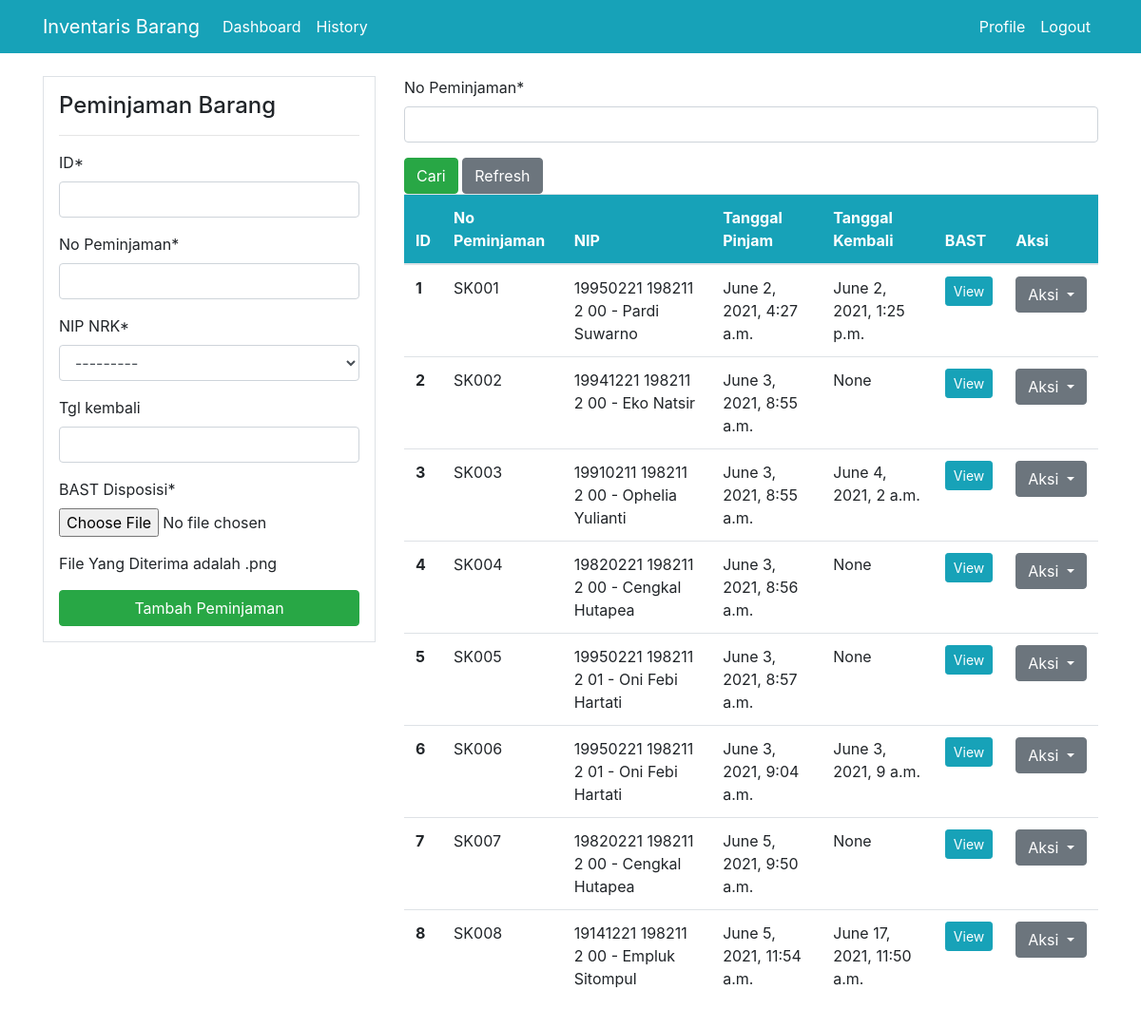
The page /peminjaman/ (signed in) on the database its author committed.
### dashboard/models.py (models this page shows, shortened)
class Peminjaman (models.Model):
    ID = models.PositiveIntegerField()
    No_Peminjaman = models.CharField(max_length=10, primary_key=True)
    NIP_NRK = models.ForeignKey(Pegawai, on_delete=models.CASCADE)
    tgl_pinjam = models.DateTimeField(auto_now_add=True)
    tgl_kembali = models.DateTimeField(null=True, blank=True)
    BAST = models.FileField(("BAST Disposisi"), upload_to=None, max_length=100)

class Pegawai(models.Model):
    NIP_NRK = models.CharField(max_length=20, primary_key=True)
    Nama_Pegawai = models.CharField(max_length=30)
    Alamat = models.CharField(max_length=100)
    Telp = models.CharField(max_length=13)
    def __str__(self):
        return f'{self.NIP_NRK} - {self.Nama_Pegawai}'

### dashboard/views.py (the view)
# urls.py: path('peminjaman/', views.peminjaman, name='dashboard-peminjaman'),
@login_required
def peminjaman(request):
    items = Peminjaman.objects.all()
    if request.method == 'POST':
        form = PeminjamanForm(request.POST, request.FILES)
        if form.is_valid():
            form.save()
            return redirect('dashboard-peminjaman')
    else:
        form = PeminjamanForm()
    if request.method == 'GET':
        items = Peminjaman.objects.all()
        cari = CariPeminjamanForm(request.GET or None)
        myFilter = CariPeminjaman(request.GET, queryset=items)
        items = myFilter.qs
    context = {
        'items' : items,
        'form' : form,
        'cari' : cari,
    }
    return render(request, 'dashboard/peminjaman.html', context)

### dashboard/forms.py
class PeminjamanForm(forms.ModelForm):
    class Meta:
        model = Peminjaman
        fields = ['ID', 'No_Peminjaman', 'NIP_NRK', 'tgl_kembali', 'BAST' ]
        widgets = {'tgl_kembali' : DateTimeWidget(attrs={'id':"yourdatetimeid"}, usel10n = True, bootstrap_version=4)}

class CariPeminjamanForm(forms.ModelForm):
    class Meta:
        model = Peminjaman
        fields = ['No_Peminjaman']

### templates/dashboard/peminjaman.html (shortened to what this page needs)
{% extends 'partials/base.html' %}
{% load crispy_forms_tags %}
{% block content%}
<link href="{{ STATIC_URL }}css/bootstrap.css" rel="stylesheet" type="text/css"/>
    <div class="container">
        <div class="row my-4">
            <div class="col-md-4">
                <div class="border bg-white p-3">
                    <h4>Peminjaman Barang</h4>
                    <hr>
                    <form method="POST" enctype="multipart/form-data" autocomplete="off">
                        {{ form|crispy }}
                        <p> File Yang Diterima adalah .png </p>
                        <input class="btn btn-success btn-block" type="submit" value="Tambah Peminjaman">
                    </form>
                </div>
            </div>
            <div class="col-md-8">
                <form method="GET" enctype="multipart/form-data" autocomplete="off">
                        {{ cari|crispy }}
                        <input class="btn btn-success" type="submit" value="Cari">
                        <a class="btn btn-secondary" href="{% url 'dashboard-peminjaman' %}">Refresh</a>
                </form>
                <table class="table bg-white">
                    <thead class="bg-info">
                        <tr class="text-white">
                            <th scope="col">ID</th>
                            <th scope="col">No Peminjaman</th>
                            <th scope="col">NIP</th>
                            <th scope="col">Tanggal Pinjam</th>
                            <th scope="col">Tanggal Kembali</th>
                            <th scope="col">BAST</th>
                            <th scope="col">Aksi</th>
                        </tr>
                    </thead>
                    <tbody>
                    {% for item in items %}
                        <tr>
                            <th scope="row">{{ item.ID }}</th>
                            <td>{{ item.No_Peminjaman}}</td>
                            <td>{{ item.NIP_NRK }}</td>
                            <td>{{ item.tgl_pinjam }}</td>
                            <td>{{ item.tgl_kembali }}</td>
                            <td><a class="btn btn-info btn-sm" href="{% url 'dashboard-bast-peminjaman' item.No_Peminjaman %}">View</a></td>
                            <td>
                            <div class="btn-group" role="group">
                                <button id="btnGroupDrop1" type="button" class="btn btn-secondary dropdown-toggle" data-toggle="dropdown" aria-haspopup="true" aria-expanded="false">
                                    Aksi
                                 </button>
                            </div>
                            </td>
                        </tr>
                         {% endfor %}
                    </tbody>
                </table>
            </div>
        </div>
    </div>
{% endblock %}

### static/style.css (style rules this page uses)
body { background: rgb(230, 227, 227); }
td { word-wrap: break-word; }
* { box-sizing: border-box; }

### rows shown on the page
Pegawai: NIP_NRK "---------"
Peminjaman: ID "1", No_Peminjaman "SK001", NIP_NRK "19950221 198211 2 00 - Pardi Suwarno", tgl_pinjam "June 2, 2021, 4:27 a.m.", tgl_kembali "June 2, 2021, 1:25 p.m."
Peminjaman: ID "2", No_Peminjaman "SK002", NIP_NRK "19941221 198211 2 00 - Eko Natsir", tgl_pinjam "June 3, 2021, 8:55 a.m.", tgl_kembali "None"
Peminjaman: ID "3", No_Peminjaman "SK003", NIP_NRK "19910211 198211 2 00 - Ophelia Yulianti", tgl_pinjam "June 3, 2021, 8:55 a.m.", tgl_kembali "June 4, 2021, 2 a.m."
Peminjaman: ID "4", No_Peminjaman "SK004", NIP_NRK "19820221 198211 2 00 - Cengkal Hutapea", tgl_pinjam "June 3, 2021, 8:56 a.m.", tgl_kembali "None"
Peminjaman: ID "5", No_Peminjaman "SK005", NIP_NRK "19950221 198211 2 01 - Oni Febi Hartati", tgl_pinjam "June 3, 2021, 8:57 a.m.", tgl_kembali "None"
Peminjaman: ID "6", No_Peminjaman "SK006", NIP_NRK "19950221 198211 2 01 - Oni Febi Hartati", tgl_pinjam "June 3, 2021, 9:04 a.m.", tgl_kembali "June 3, 2021, 9 a.m."
Peminjaman: ID "7", No_Peminjaman "SK007", NIP_NRK "19820221 198211 2 00 - Cengkal Hutapea", tgl_pinjam "June 5, 2021, 9:50 a.m.", tgl_kembali "None"
Peminjaman: ID "8", No_Peminjaman "SK008", NIP_NRK "19141221 198211 2 00 - Empluk Sitompul", tgl_pinjam "June 5, 2021, 11:54 a.m.", tgl_kembali "June 17, 2021, 11:50 a.m."
